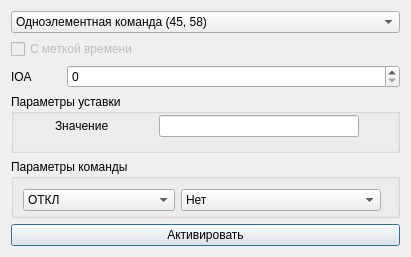
<?xml version="1.0" encoding="UTF-8"?>
<ui version="4.0">
 <class>CmdDialog</class>
 <widget class="QDialog" name="CmdDialog">
  <property name="windowModality">
   <enum>Qt::NonModal</enum>
  </property>
  <property name="geometry">
   <rect>
    <x>0</x>
    <y>0</y>
    <width>411</width>
    <height>257</height>
   </rect>
  </property>
  <property name="sizePolicy">
   <sizepolicy hsizetype="Preferred" vsizetype="MinimumExpanding">
    <horstretch>0</horstretch>
    <verstretch>0</verstretch>
   </sizepolicy>
  </property>
  <property name="windowTitle">
   <string>Команды и уставки</string>
  </property>
  <property name="modal">
   <bool>false</bool>
  </property>
  <layout class="QVBoxLayout" name="verticalLayout_2">
   <item>
    <widget class="QComboBox" name="comboBox_type">
     <item>
      <property name="text">
       <string>Одноэлементная команда (45, 58)</string>
      </property>
     </item>
     <item>
      <property name="text">
       <string>Двухэлементная команда (46, 59)</string>
      </property>
     </item>
     <item>
      <property name="text">
       <string>Команда пошагового регулирования (47, 60)</string>
      </property>
     </item>
     <item>
      <property name="text">
       <string>Команда уставки, нормализованное значение (48, 61)</string>
      </property>
     </item>
     <item>
      <property name="text">
       <string>Команда уставки, масштабированное значение (49, 62)</string>
      </property>
     </item>
     <item>
      <property name="text">
       <string>Команда уставки, короткое число с плавающей точкой (50, 63)</string>
      </property>
     </item>
     <item>
      <property name="text">
       <string>Строка из 32 битов (51, 64)</string>
      </property>
     </item>
    </widget>
   </item>
   <item>
    <widget class="QCheckBox" name="checkBox_timestamp">
     <property name="enabled">
      <bool>false</bool>
     </property>
     <property name="text">
      <string>С меткой времени</string>
     </property>
    </widget>
   </item>
   <item>
    <layout class="QHBoxLayout" name="horizontalLayout_2">
     <property name="sizeConstraint">
      <enum>QLayout::SetMinimumSize</enum>
     </property>
     <item>
      <widget class="QLabel" name="label">
       <property name="sizePolicy">
        <sizepolicy hsizetype="Fixed" vsizetype="Preferred">
         <horstretch>0</horstretch>
         <verstretch>0</verstretch>
        </sizepolicy>
       </property>
       <property name="minimumSize">
        <size>
         <width>50</width>
         <height>0</height>
        </size>
       </property>
       <property name="text">
        <string>IOA</string>
       </property>
      </widget>
     </item>
     <item>
      <widget class="QSpinBox" name="spinBox_ioa">
       <property name="maximum">
        <number>16777215</number>
       </property>
      </widget>
     </item>
    </layout>
   </item>
   <item>
    <widget class="QGroupBox" name="groupBox_setpoint">
     <property name="title">
      <string>Параметры уставки</string>
     </property>
     <property name="flat">
      <bool>false</bool>
     </property>
     <widget class="QWidget" name="horizontalLayoutWidget_2">
      <property name="geometry">
       <rect>
        <x>0</x>
        <y>20</y>
        <width>393</width>
        <height>24</height>
       </rect>
      </property>
      <layout class="QHBoxLayout" name="horizontalLayout">
       <property name="sizeConstraint">
        <enum>QLayout::SetMinimumSize</enum>
       </property>
       <item>
        <widget class="QLabel" name="label_2">
         <property name="sizePolicy">
          <sizepolicy hsizetype="Fixed" vsizetype="Preferred">
           <horstretch>0</horstretch>
           <verstretch>0</verstretch>
          </sizepolicy>
         </property>
         <property name="minimumSize">
          <size>
           <width>50</width>
           <height>0</height>
          </size>
         </property>
         <property name="text">
          <string>Значение</string>
         </property>
        </widget>
       </item>
       <item>
        <widget class="QLineEdit" name="lineEdit_value">
         <property name="sizePolicy">
          <sizepolicy hsizetype="Fixed" vsizetype="Fixed">
           <horstretch>0</horstretch>
           <verstretch>0</verstretch>
          </sizepolicy>
         </property>
         <property name="minimumSize">
          <size>
           <width>200</width>
           <height>0</height>
          </size>
         </property>
         <property name="alignment">
          <set>Qt::AlignLeading|Qt::AlignLeft|Qt::AlignTop</set>
         </property>
        </widget>
       </item>
      </layout>
     </widget>
    </widget>
   </item>
   <item>
    <widget class="QGroupBox" name="groupBox_setcommand">
     <property name="title">
      <string>Параметры команды</string>
     </property>
     <widget class="QWidget" name="horizontalLayoutWidget_3">
      <property name="geometry">
       <rect>
        <x>12</x>
        <y>29</y>
        <width>358</width>
        <height>24</height>
       </rect>
      </property>
      <layout class="QHBoxLayout" name="horizontalLayout_3">
       <item>
        <widget class="QComboBox" name="comboBox_cmdValue">
         <property name="minimumSize">
          <size>
           <width>150</width>
           <height>0</height>
          </size>
         </property>
         <item>
          <property name="text">
           <string>ОТКЛ</string>
          </property>
         </item>
         <item>
          <property name="text">
           <string>ВКЛ</string>
          </property>
         </item>
        </widget>
       </item>
       <item>
        <widget class="QComboBox" name="comboBox_SCType">
         <property name="minimumSize">
          <size>
           <width>200</width>
           <height>0</height>
          </size>
         </property>
         <item>
          <property name="text">
           <string>Нет</string>
          </property>
         </item>
         <item>
          <property name="text">
           <string>Короткий импульс</string>
          </property>
         </item>
         <item>
          <property name="text">
           <string>Длинный импульс</string>
          </property>
         </item>
         <item>
          <property name="text">
           <string>Постоянный выход</string>
          </property>
         </item>
        </widget>
       </item>
      </layout>
     </widget>
    </widget>
   </item>
   <item>
    <widget class="QPushButton" name="pushButton">
     <property name="text">
      <string>Активировать</string>
     </property>
    </widget>
   </item>
  </layout>
 </widget>
 <resources/>
 <connections/>
</ui>
